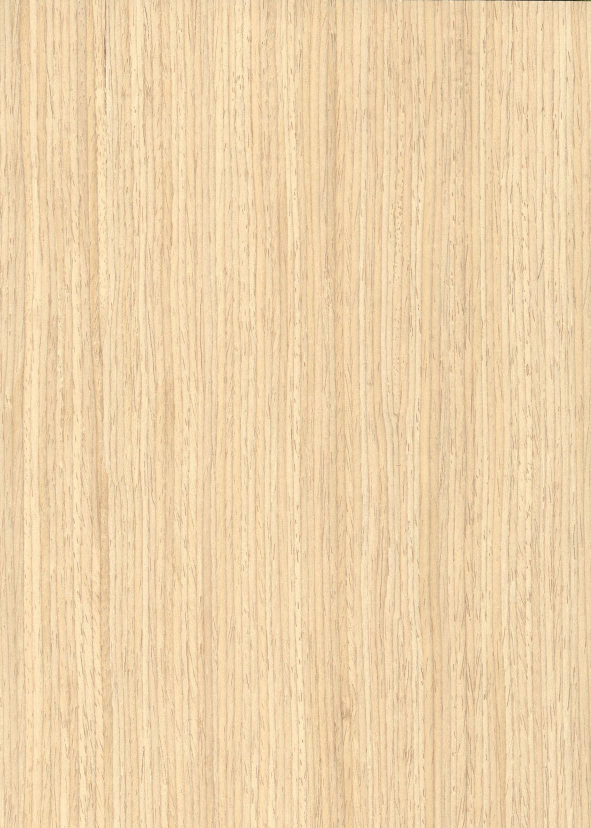
#> input picture project/colors/ясень.jpg, 1181 x 1656 px, found by its file name (shown at 1/2 size)
$ python resize_sample.py
#> lines starting #> are read from the running program, lines starting #| are printed output that depends on the picture
import cv2

img = cv2.imread('/home/kehua/PycharmProjects/KP/project/colors/ясень.jpg')
#> img is the input picture: shape (1656, 1181, 3); mean B, G, R 170.4, 210.6, 237.7
img_resize = cv2.resize(img, (1280, 720))
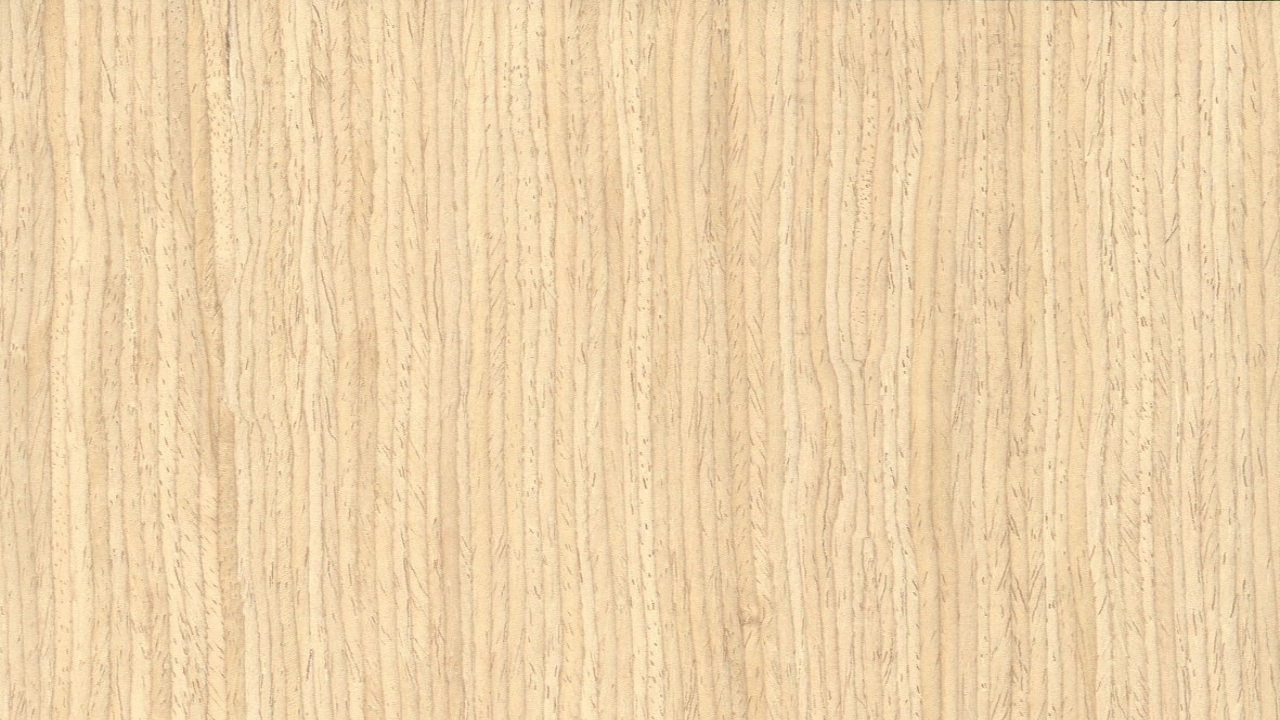
#> img_resize: shape (720, 1280, 3); mean B, G, R 170.2, 210.4, 237.6

cv2.imshow('res', img_resize)
cv2.waitKey(0)
cv2.destroyAllWindows()

cv2.imwrite('720pr.jpg', img_resize)
print(img_resize.shape)
#| (720, 1280, 3)

$ run again, with project/colors/Дуб выбеленный.jpg copied over project/colors/ясень.jpg
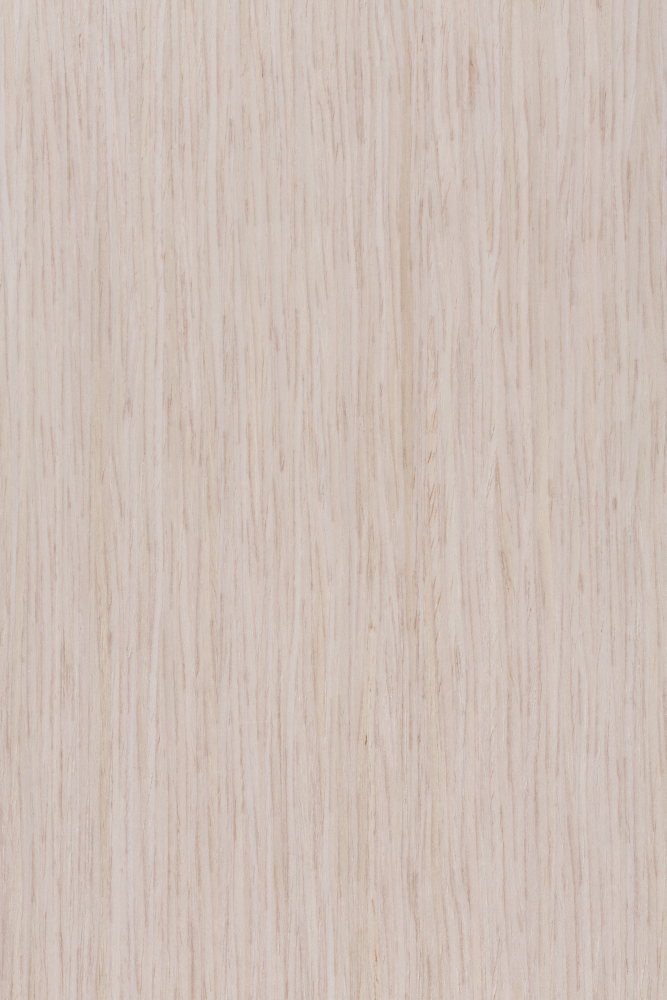
#> input picture project/colors/Дуб выбеленный.jpg, 1333 x 2000 px, found by its file name (shown at 1/2 size)
#> img is the input picture: shape (2000, 1333, 3); mean B, G, R 183.5, 191.7, 206.5
#> `img_resize = cv2.resize(img, (1280, 720))`:
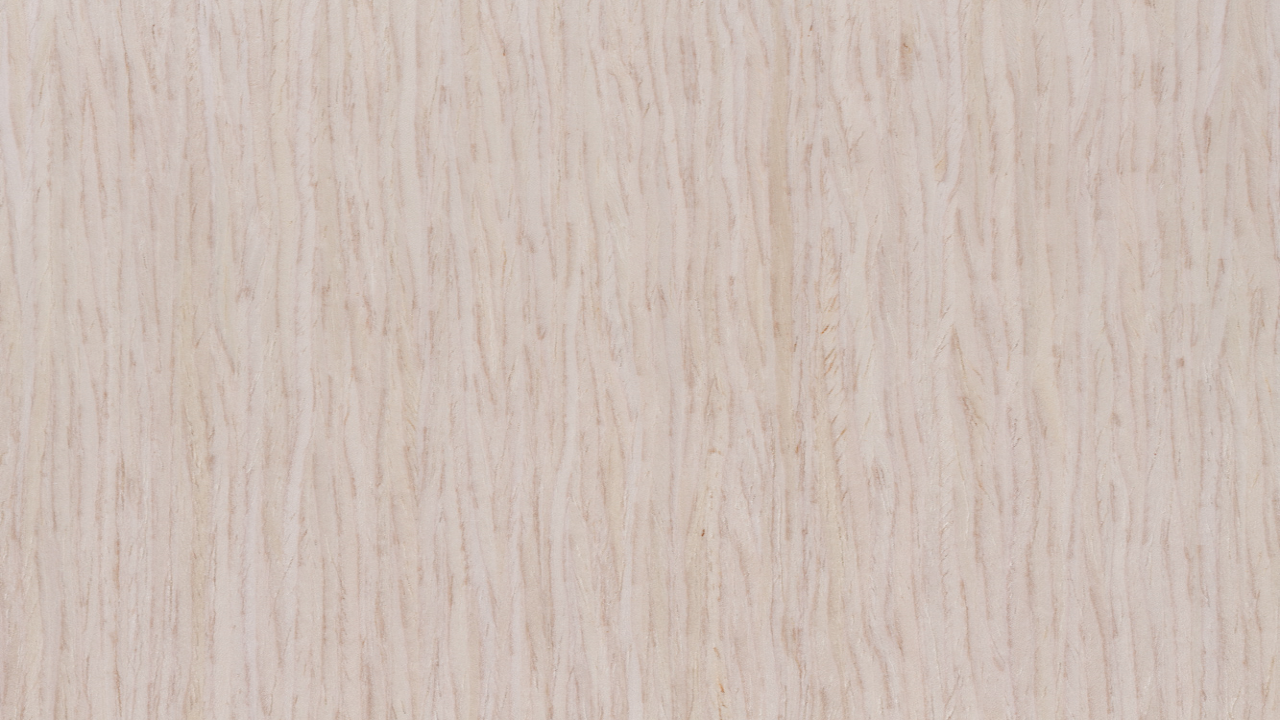
#> img_resize: shape (720, 1280, 3); mean B, G, R 183.4, 191.6, 206.4
#| (720, 1280, 3)
